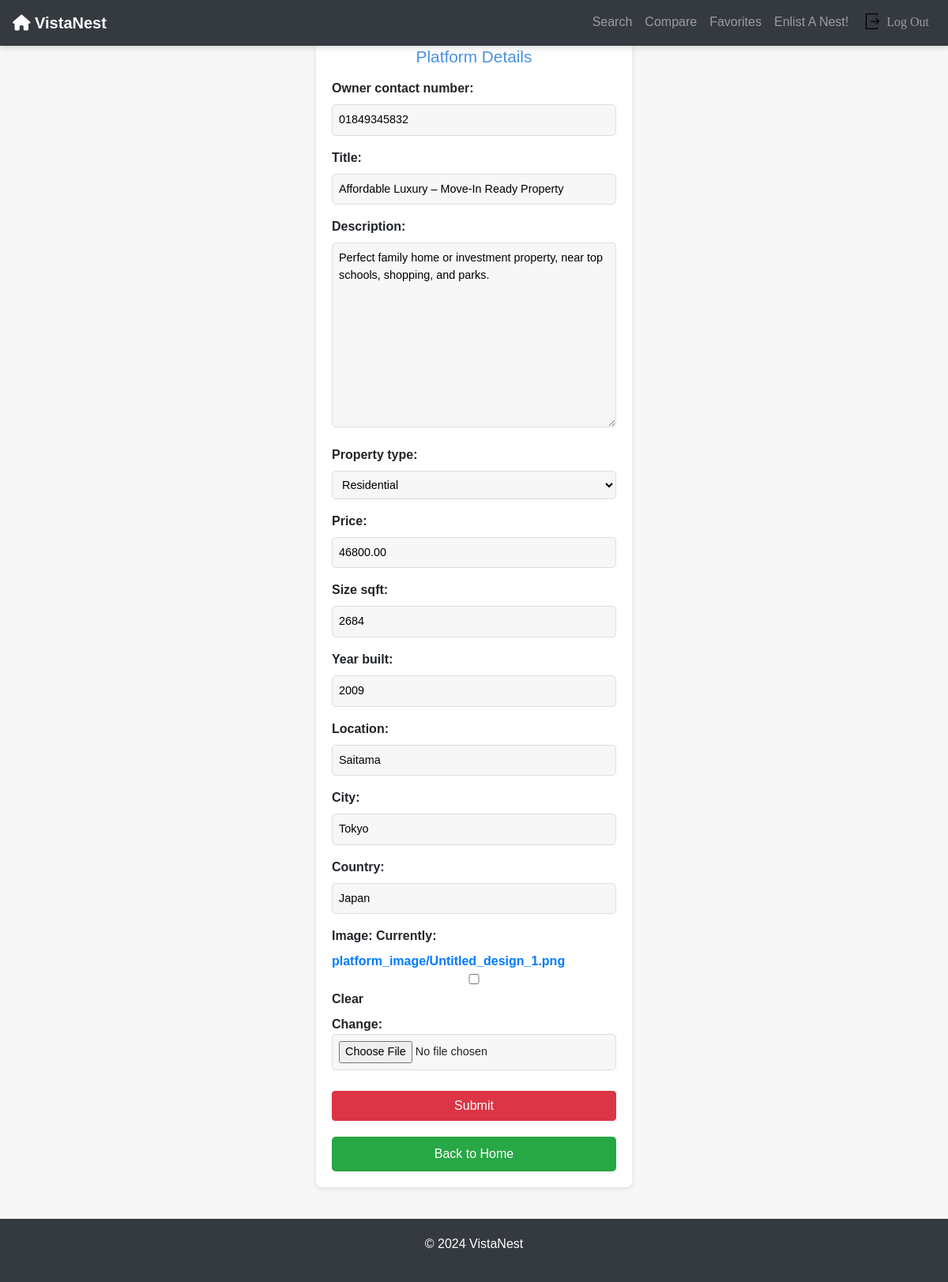
The page /platforms/update-platform/28 on the database its author committed.
### platforms/models.py (models this page shows, shortened)
class Platform(models.Model):
    property_type_choices = [
        ('Residential', 'Residential'),
        ('Commercial', 'Commercial'),
        ('Land', 'Land'),
        ('Industrial', 'Industrial'),
        ('Special Purpose', 'Special Purpose')
    ]
    owner_contact_number = models.CharField(max_length=15, blank=True, null=True)
    title = models.CharField(max_length=100)
    description = models.TextField(default="This Property is mindblowing!")
    property_type = models.CharField(max_length=20, choices=property_type_choices)
    price = models.DecimalField(max_digits=10, decimal_places=2)
    size_sqft = models.PositiveIntegerField()
    year_built = models.PositiveIntegerField()
    location = models.CharField(max_length=100)
    city = models.CharField(max_length=50)
    country = models.CharField(max_length=50)
    listed_date = models.DateField(auto_now_add=True)
    image = models.ImageField(upload_to='platform_image/', blank=True, null=True, default='platform_image/houses.png')

### platforms/views.py (the view)
# urls.py: path('update-platform/<int:p_id>', views.update_platform, name='update-platform'),
def update_platform(request, p_id):
    p = Platform.objects.get(pk=p_id)
    if request.method == "POST":
        form = forms.PlatformForm(request.POST or None, request.FILES, instance=p)
        if form.is_valid():
            form.save()
            return redirect("home")
    else:
        form = forms.PlatformForm(instance=p)
    return render(request, 'forms.html', {
        "form": form
    })

### platforms/forms.py
class PlatformForm(forms.ModelForm):
    class Meta:
        model = Platform
        fields = '__all__'
    image = forms.ImageField(required=False)

### templates/forms.html (shortened to what this page needs)
<!DOCTYPE html>
<html lang="en">
{% extends "home.html" %}
{% block content %}
<head>
</head>
<body>
    <div class="container">
        <h1>Platform Details</h1>
        <form method="POST" enctype="multipart/form-data">
            <div>
                <b>{{ form.as_p }}</b>
            </div>
            <button type="submit" class="btn btn-danger">Submit</button>
            <a href="{% url 'home' %}" class="btn-back">Back to Home</a>
        </form>
    </div>
</body>
{% endblock %}

### templates/home.html (style rules this page uses)
body { font-family: 'Poppins', sans-serif; background-color: #f8f9fa; padding-top: 80px; }

### templates/forms.html (style rules this page uses)
body { font-family: Arial, sans-serif; background-color: #f7f7f7; margin: 0; padding: 0; }
.container { width: 100%; max-width: 400px; margin: 40px auto; padding: 20px; background-color: #fff; border-radius: 8px; box-shadow: 0 2px 6px rgba(0, 0, 0, 0.1); }
h1 { color: #4A90E2; font-size: 1.3em; text-align: center; margin-bottom: 15px; }
form { display: flex; flex-direction: column; gap: 10px; }
form input, form select, form textarea { width: 100%; padding: 8px; border-radius: 5px; border: 1px solid #ddd; background-color: #f7f7f7; font-size: 0.9em; }
form button { width: 100%; padding: 12px; border-radius: 5px; border: none; font-size: 1em; cursor: pointer; }
.btn-back { background-color: #28a745; color: white; text-align: center; display: block; font-size: 1em; padding: 10px; border-radius: 5px; text-decoration: none; margin-top: 10px; }

### rows shown on the page
Platform: owner_contact_number "01849345832", title "Affordable Luxury – Move-In Ready Property", description "Perfect family home or investment property, near top schools, shopping, and parks.", property_type "Residential", price "46800.00", size_sqft "2684", year_built "2009", location "Saitama", city "Tokyo", country "Japan"
